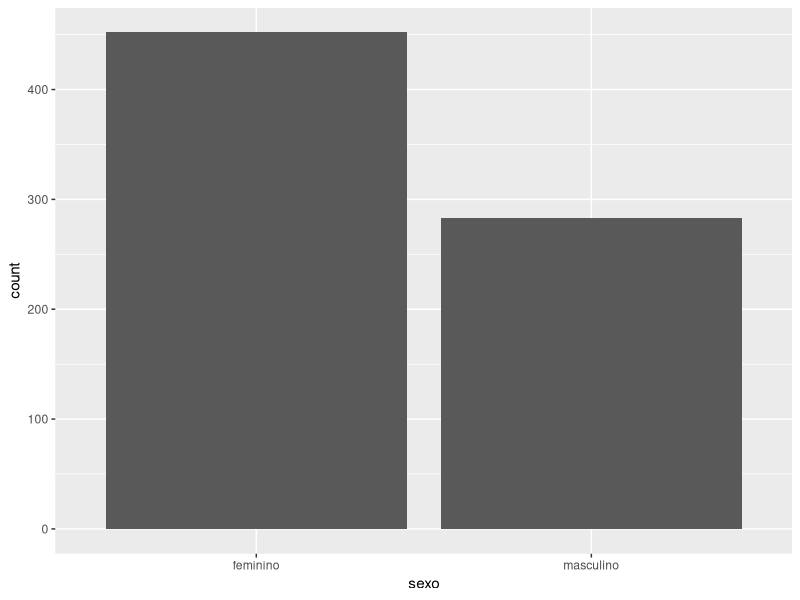
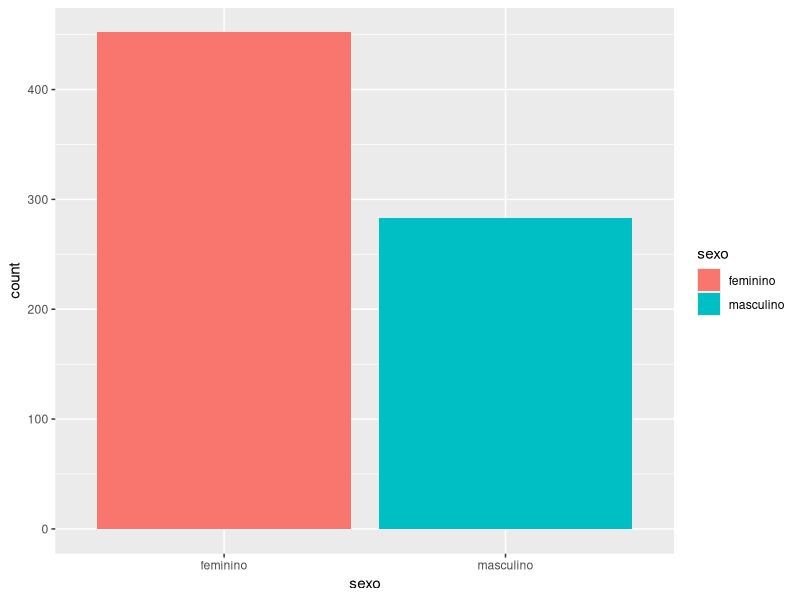
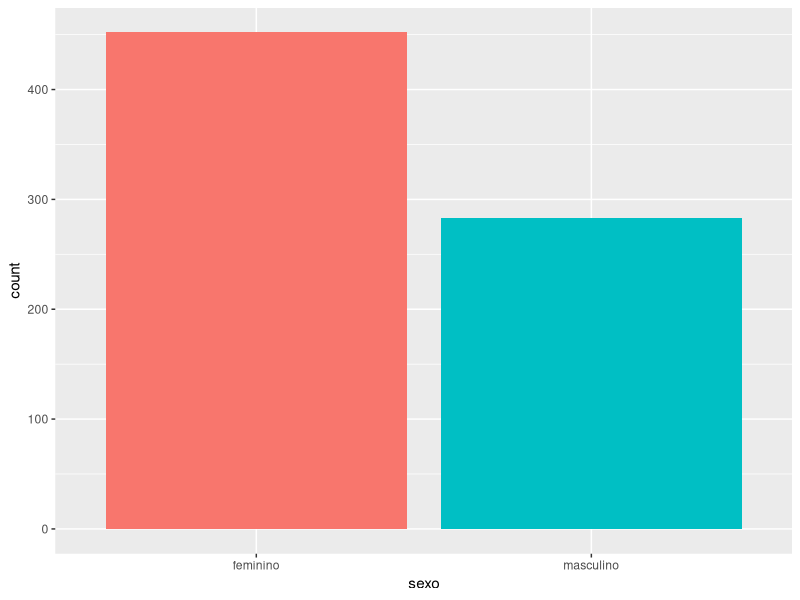
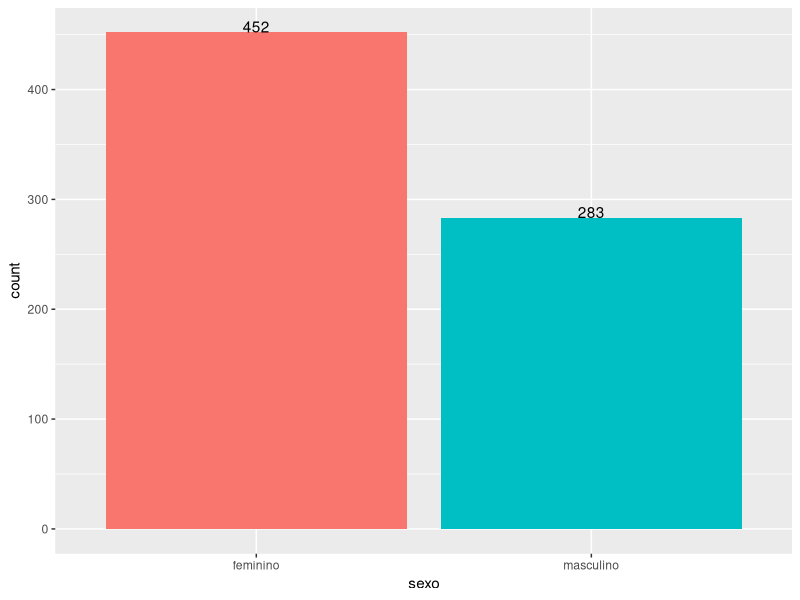
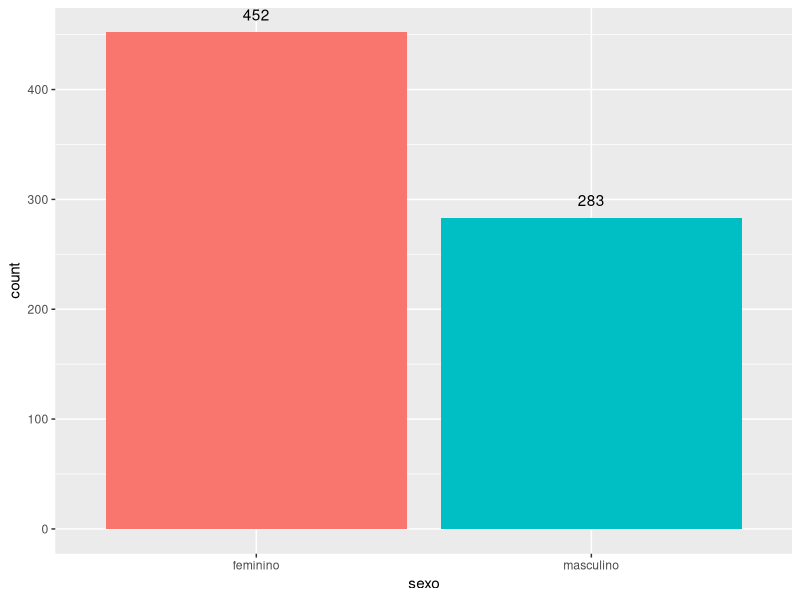
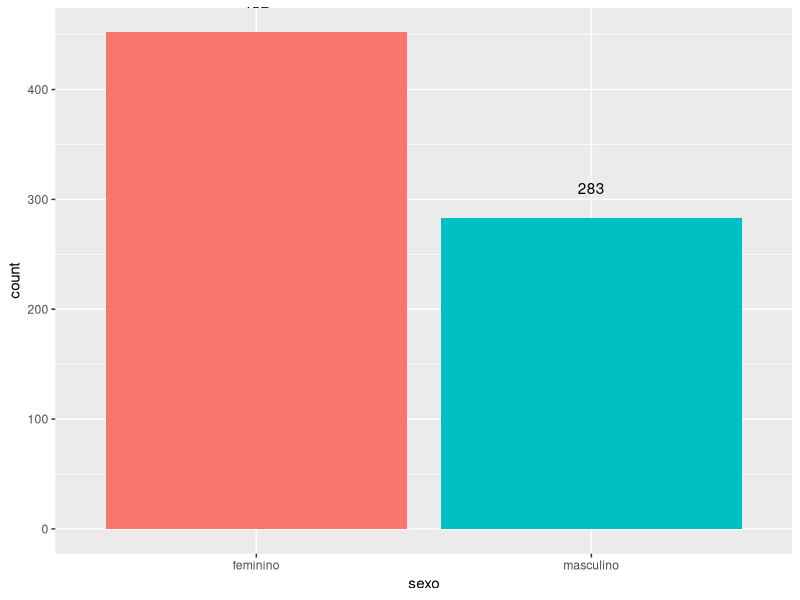
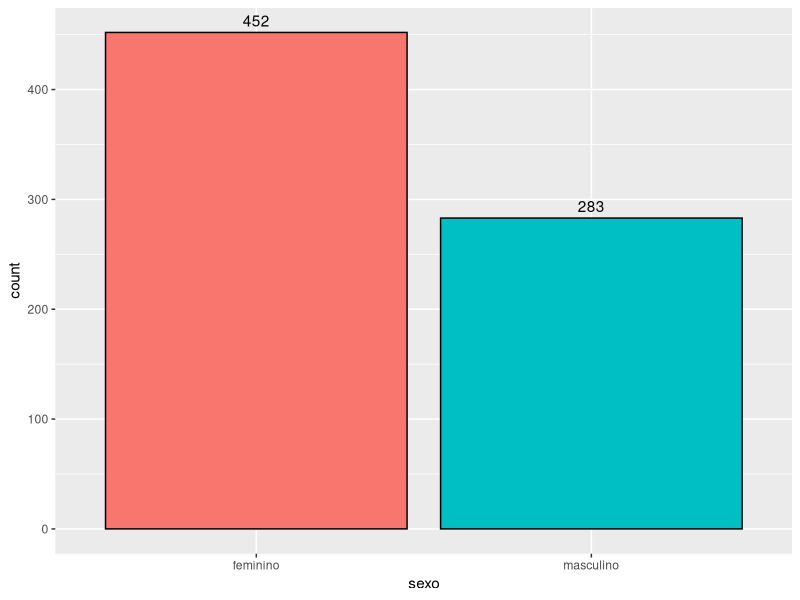
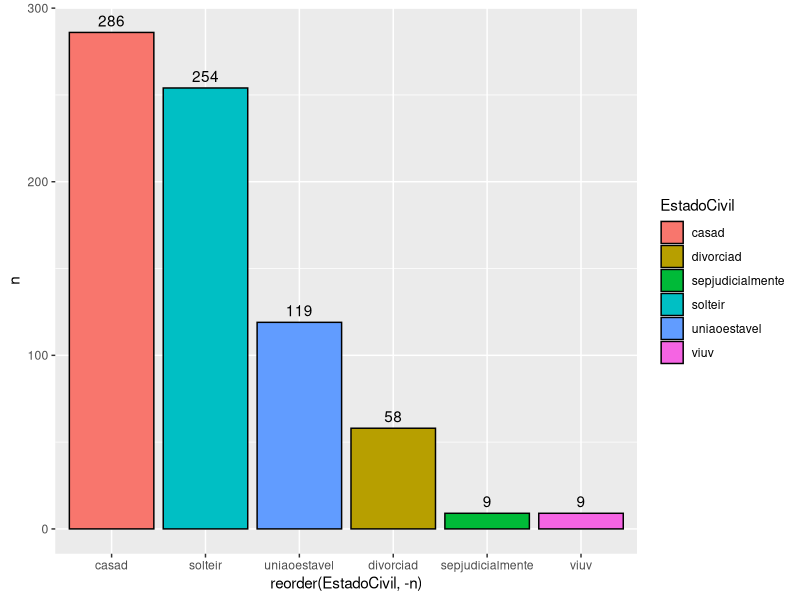

Write R code to recreate these figures, in order.
## ---- chunk 1
library(dplyr)
## ---- chunk 2
library(magrittr)
## ---- chunk 3
set.seed(100) # serve para que a geração de números aleatórios possa ser reproduzida

# função que divide por 10
div <- function(x){
  return(x/10)
}

# criando o vetor
y <- rnorm(20, 10, 1) # 20 números com média 10 e desvio 1

# calculando a média do vetor
mean(div(y))
## ---- chunk 4
set.seed(100)

# criando o vetor
y <- rnorm(20, 10, 1) # 20 números com média 10 e desvio 1

# calculando a média do vetor
y %>% div() %>% mean()

# se preferir um abaixo do outro:
y %>% 
  div() %>% 
  mean()
## ---- chunk 5
dados <- read.csv("dados.csv", header = TRUE, sep = "")
## ---- chunk 6
# visualizando a tabela - dados
dados[1:10,]
## ---- chunk 7
dados %>% 
  select(DataNascimento)
## ---- chunk 8
select(dados, DataNascimento)
## ---- chunk 9
dados %>% 
  select(sexo, idade)
## ---- chunk 10

## ---- chunk 11
dados %>% 
  filter(EstadoCivil == "solteir")
## ---- chunk 12

## ---- chunk 13
# Filtrando os soteiros e Professores
dados %>% 
  filter(EstadoCivil == "solteir", carreira == "PROFESSOR")
## ---- chunk 14
dados %>% 
  filter(EstadoCivil == "casad", idade > 30)
## ---- chunk 15
dados %>% 
  filter(EstadoCivil == "casad", idade > 30) %>% 
  select(-EstadoCivil)
## ---- chunk 16

## ---- chunk 17
dados %>% 
  filter(EstadoCivil == "casad" | EstadoCivil == "solteir",
         idade >= 50 & idade <= 60) %>% 
  select(idade, EstadoCivil, temposervico, BaseCalculoMensal)
## ---- chunk 18

## ---- chunk 19

## ---- chunk 20
dados %>% 
  filter(EstadoCivil != "casad", idade > 40) %>% 
  select(sexo, EstadoCivil, carreira, idade, BaseCalculoMensal)
## ---- chunk 21

## ---- chunk 22

## ---- chunk 23
dados %>% 
  arrange(idade)
## ---- chunk 24
dados %>% 
  arrange(idade, BaseCalculoMensal)
## ---- chunk 25
dados %>% 
  arrange(desc(idade), BaseCalculoMensal)
## ---- chunk 26


## ---- chunk 27
dados %>% 
  mutate(BaseCalculo6meses = BaseCalculoMensal * 6)
## ---- chunk 28
dados %>% 
  mutate(BaseCalculo6meses = BaseCalculoMensal * 6) %>% 
  select(idade, BaseCalculoMensal, BaseCalculo6meses)
## ---- chunk 29
dados %>% 
  filter(EstadoCivil == "solteir", idade >= 30 & idade <= 50) %>% 
  mutate(BaseCalculo6meses = BaseCalculoMensal * 13) %>% 
  arrange(idade, BaseCalculo6meses) %>% 
  select(sexo, idade, carreira, BaseCalculo6meses)
## ---- chunk 30
dados %>% 
  summarize(media_Base = mean(BaseCalculoMensal))

## ---- chunk 31
dados %>% 
  na.omit() %>% 
  summarize(media_Base = mean(BaseCalculoMensal))
## ---- chunk 32
dados %>% 
  na.omit() %>% 
  group_by(sexo) %>% 
  summarize(media = mean(BaseCalculoMensal))
## ---- chunk 33
dados <- na.omit(dados)
# conferir se tem NA
which(is.na(dados))
## ---- chunk 34
dados %>% 
  group_by(sexo) %>% 
  summarize(quantidade = n(), media = mean(BaseCalculoMensal), desvio_padrao = sd(BaseCalculoMensal))
## ---- chunk 35
dados %>%
  group_by(EstadoCivil) %>% 
  summarize(quantidade = n(), media = mean(BaseCalculoMensal), desvio_padrao = sd(BaseCalculoMensal))
## ---- chunk 36
dados %>% 
  group_by(sexo, EstadoCivil) %>% 
  summarize(quantidade = n(), media = mean(BaseCalculoMensal), desvio_padrao = sd(BaseCalculoMensal))
## ---- chunk 37

## ---- chunk 38
carreiras_base <- dados %>% 
  group_by(carreira) %>% 
  summarize(quantidade = n(), media = mean(BaseCalculoMensal), desvio_padrao = sd(BaseCalculoMensal))
## ---- chunk 39

## ---- chunk 40

## ---- chunk 41


## ---- chunk 42

## ---- chunk 43

## ---- chunk 44
library(ggplot2)
## ---- chunk 45
base <- read.csv("dados_estatisticas_final.csv", header = TRUE, sep = ",") # ver dados - criou com separador ","
head(base)
## ---- chunk 46
str(base)
## ---- chunk 47
# Vamos visualizar um gráfico de barras par o sexo
ggplot(data = base, mapping = aes(sexo)) + 
  geom_bar()
## ---- chunk 48
# decidi por salvar o código do ggplot() à variável "p"
p <- ggplot(data = base, mapping = aes(x = sexo, fill = sexo)) + 
  geom_bar()

# visualizar
print(p)
## ---- chunk 49
# Se você deseja saber a quantidade de pessoas para cada sexo, use a função table()
table(base$sexo)

# gráfico sem legenda
p <- p + guides(fill = FALSE)
print(p)
## ---- chunk 50
p + geom_text(stat="count", aes(label=..count..), vjust=0)
## ---- chunk 51
# ajustando para negativo, os valores se distanciam do eixo x
p + geom_text(stat="count", aes(label=..count..), vjust=-1)
p + geom_text(stat="count", aes(label=..count..), vjust=-2)
## ---- chunk 52
# adicionando um contorno preto
ggplot(data = base, mapping = aes(x = sexo, fill = sexo)) + 
  geom_bar(colour = "black") + 
  geom_text(stat="count", aes(label = ..count..), vjust=-0.5) +
  guides(fill = FALSE)
## ---- chunk 53
# gráfico de barras para Estado Civil em escala cinza

## ---- chunk 54
# gráfico de barras para Estado Civil colorido

## ---- chunk 55
# gráfico de barras para Estado Civil sem legenda

## ---- chunk 56
# gráfico de barras para Estado Civil sem legenda e com numeração acima das barras

## ---- chunk 57
# gráfico de barras para Estado Civil sem legenda e com numeração acima das barras e com contorno preto

## ---- chunk 58
# criando a variável `b` que representa a quantidade por estado civil. A função count() é da biblioteca dplyr.
b <- base %>%
      count(EstadoCivil)
# mostrando `b`
b

# criando o gráfico de barras para o estado civil ordenando de forma crescente
ggplot(data = b, mapping = aes(x = reorder(EstadoCivil, -n), y = n, fill = EstadoCivil)) + 
  geom_bar(stat="identity", colour="black") +  
  geom_text(aes(label = n),vjust=-0.5) 
## ---- chunk 59

## ---- chunk 60

## ---- chunk 61

## ---- chunk 62

## ---- chunk 63
ggplot(base, aes(x = idade)) +
  geom_histogram()
## ---- chunk 64
ggplot(base, aes(x = idade)) +
  geom_histogram(bins = 30)
## ---- chunk 65
ggplot(base, aes(x = idade)) +
  geom_histogram(bins = 10)
## ---- chunk 66

## ---- chunk 67
# vamos usar o argumento fill para preencher a área com a cor e o alpha (entre 0 e 1) para tornar mais transparente

## ---- chunk 68
ggplot(base, aes(x = idade, fill = sexo, color = sexo) ) + 
  geom_histogram(bins = 15, alpha=0.6, position="identity") 
## ---- chunk 69


## ---- chunk 70
sol_cas_menor_2000 <- base %>% 
  filter(EstadoCivil == "solteir" | EstadoCivil == "casad", BaseCalculoMensal <= 2000)

ggplot(sol_cas_menor_2000, aes(x = BaseCalculoMensal, fill = EstadoCivil, color = EstadoCivil)) + 
  geom_histogram(bins = 20, alpha=0.5, position="identity") 
## ---- chunk 71

## ---- chunk 72
ggplot(base, aes(x = BaseCalculoMensal, fill = sexo, color = sexo)) +
  geom_histogram()

ggplot(base, aes(x = BaseCalculoMensal, fill = sexo, color = sexo)) +
  geom_histogram(bins = 20, alpha=0.6, position="identity")

## ---- chunk 73

## ---- chunk 74
ggplot(base) +
  geom_point(aes(x = idade, y = BaseCalculoMensal))
## ---- chunk 75
ggplot(base) +
  geom_point(aes(x = idade, y = BaseCalculoMensal, color = sexo))
## ---- chunk 76
ggplot(base) +
  geom_point(aes(x = idade, y = BaseCalculoMensal, color = EstadoCivil))
## ---- chunk 77
ggplot(base) +
  geom_point(aes(x = idade, y = BaseCalculoMensal, color = carreira))
## ---- chunk 78
base_carreiras <-base %>% 
  filter(carreira == "PROFESSOR" | carreira == "ENFERMEIRO" | carreira == "MOTORISTA" | carreira == "AG. COM. SAÚDE" | carreira == "AGENTE ADM.")

ggplot(base_carreiras) +
  geom_point(aes(x = idade, y = BaseCalculoMensal, color = carreira))
## ---- chunk 79
ggplot(base) +
  geom_boxplot(mapping = aes(x = sexo, y = BaseCalculoMensal))
## ---- chunk 80
ggplot(base) +
  geom_boxplot(mapping = aes(x = EstadoCivil, y = BaseCalculoMensal))
## ---- chunk 81

## ---- chunk 82



